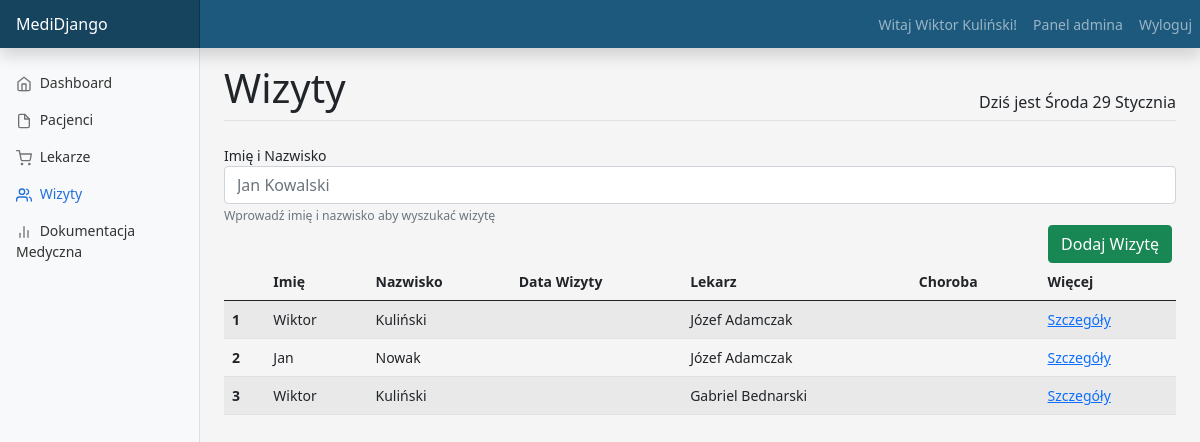
/visits (signed in), run on an earlier commit of the app's database.
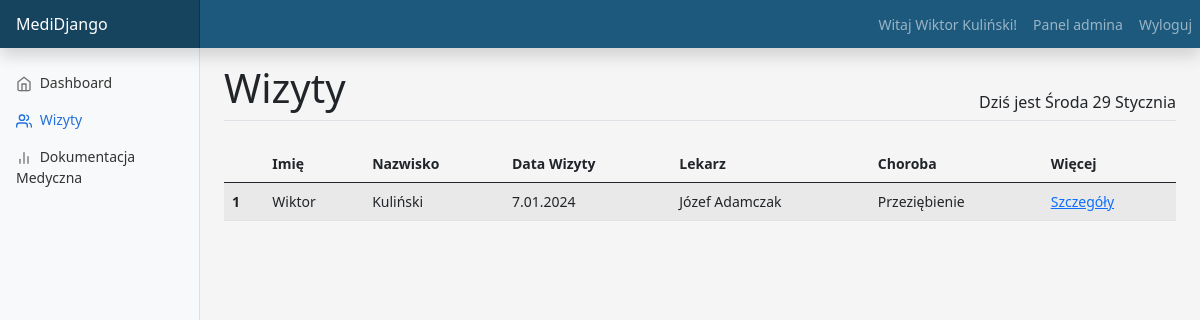
And on a later commit of the database.
### main/models.py (models this page shows, shortened)
class Patient(models.Model):
    user = models.OneToOneField(User, null=False, on_delete=models.CASCADE)
    name = models.CharField(max_length=20, default="")
    surname = models.CharField(max_length=30, default="")
    address = models.OneToOneField(Address, null=True, on_delete=models.CASCADE)
    date_of_birth = models.DateField(default='2000-01-01')
    phone_number = models.CharField(default="", null=False, max_length=9)

class Visit(models.Model):
    title = models.CharField(null=False, default="", max_length=20)
    patient = models.ForeignKey(Patient, on_delete=models.SET_NULL, null=True)
    doctor = models.ForeignKey(Doctor,on_delete=models.SET_NULL, null=True)
    disease = models.ForeignKey(Disease,on_delete=models.SET_NULL, null=True)
    medicine_dosage = models.OneToOneField(Dosage, on_delete=models.CASCADE, null=True,blank=True)
    notes = models.CharField(null=True, blank=True, max_length=300)
    date = models.DateField()

class Doctor(models.Model):
    user = models.OneToOneField(User, null=False, on_delete=models.CASCADE)
    address = models.OneToOneField(Address, null=False, on_delete=models.CASCADE, default="")
    name = models.CharField(max_length=20, null=False, default="")
    surname = models.CharField(max_length=20, null=False, default="")
    phone_number = models.CharField(default="", null=False, max_length=9)
    specialization = models.CharField(max_length=50, null=False, default="")
    def __str__(self):
        return f"{self.name} {self.surname}"

class Disease(models.Model):
    title = models.CharField(null=False, default="", max_length=20)
    symptoms = models.CharField(null=True, blank=True, max_length=50)

### visits/views.py (the view)
# urls.py: path('', include('visits.urls')),
@login_required(login_url="login")
def visits(request):
    if have_group.is_receptionist(request.user) or have_group.is_doctor(request.user):
        if 'q' in request.GET:
            q = request.GET['q']
            multiple_q = Q(Q(patient__name__icontains=q) | Q(patient__surname__icontains=q))
            data = Visit.objects.filter(multiple_q)
        else:
            data = Visit.objects.all()
        context = {'active_app': 'visits', 'data': data}
        return render(request, 'visits/visits.html', context=context)
    else:
        current_user_id = request.user.id
        patient = Patient.objects.get(user=current_user_id)
        data = Visit.objects.filter(patient=patient.id)
        context = {'active_app': 'visits', 'data': data}
        return render(request, 'visits/visits.html', context=context)

### main/templatetags/have_group.py (called while the page is built)
@register.filter(name='is_receptionist')
def is_receptionist(user):
    return user.groups.filter(name='Recepcjonista').exists()

@register.filter(name='is_doctor')
def is_doctor(user):
    return user.groups.filter(name='Lekarz').exists()

### visits/templates/visits/visits.html (shortened to what this page needs)
{% extends "main/dashboard.html" %}
{% load have_group %}
{% block content_title %}Wizyty{% endblock %}
{% block content_main %}
{% if request.user|is_receptionist or is_doctor%}
<form>
  <div class="form-group">
    <label for="q">Imię i Nazwisko</label>
    <input type="search" class="form-control" id="q" name="q" placeholder="Jan Kowalski">
    <small class="form-text text-muted">Wprowadź imię i nazwisko aby wyszukać wizytę</small>
  </div>
</form>
<div class="d-flex justify-content-end">
    <a class="btn btn-success me-1" href="{% url 'visit_add' %}" role="button">Dodaj Wizytę</a>
</div>
{% endif %}
<div class="table-responsive">
        <table class="table table-striped">
            <thead>
                <tr>
                  <th scope="col"></th>
                  <th scope="col">Imię</th>
                  <th scope="col">Nazwisko</th>
                  <th scope="col">Data Wizyty</th>
                  <th scope="col">Lekarz</th>
                  <th scope="col">Choroba</th>
                  <th scope="col">Więcej</th>
                </tr>
            </thead>
            <tbody>
              {% for visit in data %}
                <tr>
                    <th scope="row">{{ forloop.counter }}</th>
                    <td>{{ visit.patient.name }}</td>
                    <td>{{ visit.patient.surname }}</td>
                    <td>{{ visit.date|date:"j.m.Y" }}</td>
                    <td>{{ visit.doctor }}</td>
                    <td>{{ visit.disease.title }}</td>
                    <td><a href="{% url 'view_visit' visit.id %}">Szczegóły</a></td>
                </tr>
              {% endfor %}
            </tbody>
        </table>
      </div>
{% endblock %}

### main/templates/main/dashboard.html (shortened to what this page needs)
{% load static %}
{% load have_group %}
<!doctype html>
<html lang="en">
  <head>
<link href="{% static 'assets/dist/css/bootstrap.min.css' %}" rel="stylesheet">
    <link href="{% static 'css/dashboard.css' %}" rel="stylesheet">
    <link href="{% static 'css/custom.css' %}" rel="stylesheet">
  </head>
  <body>
<header class="navbar navbar-color navbar-dark sticky-top flex-md-nowrap p-0 shadow">
  <a class="navbar-brand col-md-3 col-lg-2 me-0 px-3" href="#">MediDjango</a>
  <nav class="navbar-expand-lg">
      <div class="collapse navbar-collapse" id="navbarNav">
          <ul class="navbar-nav">
              {% if user.is_authenticated %}
              <li class="nav-item"><span class="nav-link">Witaj {{ user.patient.name }} {{ user.patient.surname }}!</span></li>
              {% else %}
                  Użytkownik niezalogowany.
              {% endif %}
              {% if user.is_staff %}
                <li class="nav-item"><a class="nav-link" href="{% url 'admin:index' %}">Panel admina</a></li>
              {% endif %}
              <li class="nav-item"><a class="nav-link" href="{% url 'user_logout' %}">Wyloguj</a></li>
          </ul>
      </div>
  </nav>
</header>
<div class="container-fluid">
  <div class="row">
    <nav id="sidebarMenu" class="col-md-3 col-lg-2 d-md-block bg-light sidebar collapse">
      <div class="position-sticky pt-3">
        <ul class="nav flex-column">
          <li class="nav-item">
            <a class="nav-link {% if active_app == 'dashboard' %}active{% endif %}" aria-current="page" href="{% url 'dashboard' %}">
              <span data-feather="home"></span>
              Dashboard
            </a>
          </li>
          {% if request.user|is_receptionist %}
          <li class="nav-item">
            <a class="nav-link {% if active_app == 'patients' %}active{% endif %}" href="{% url 'patients' %}">
              <span data-feather="file"></span>
              Pacjenci
            </a>
          </li>
          <li class="nav-item">
            <a class="nav-link {% if active_app == 'doctors' %}active{% endif %}" href="{% url 'doctors' %}">
              <span data-feather="shopping-cart"></span>
              Lekarze
            </a>
          </li>
          {% endif %}
          <li class="nav-item">
            <a class="nav-link {% if active_app == 'visits' %}active{% endif %}" href="{% url 'visits' %}">
              <span data-feather="users"></span>
              Wizyty
            </a>
          </li>
          <li class="nav-item">
            <a class="nav-link {% if active_app == 'documentation' %}active{% endif %}" href="{% url 'documentation' %}">
              <span data-feather="bar-chart-2"></span>
              Dokumentacja Medyczna
            </a>
          </li>
      </div>
    </nav>
    <main class="col-md-9 ms-sm-auto col-lg-10 px-md-4">
      <div class="d-flex justify-content-between align-items-end pt-3 mb-4 border-bottom">
        <h1>{% block content_title %}Dashboard{% endblock %}</h1>
        <h6 id="clock" class="text-end">
        </h6>
      </div>
      <div>
          {% block content_main %}{% endblock %}
      </div>
    </main>
  </div>
</div>
  </body>
</html>

### static/css/dashboard.css (style rules this page uses)
body { font-size: .875rem; background-color: #f5f5f5; }
.feather { width: 16px; height: 16px; vertical-align: text-bottom; }
.sidebar { position: fixed; top: 0; bottom: 0; left: 0; z-index: 100; padding: 48px 0 0; box-shadow: inset -1px 0 0 rgba(0, 0, 0, .1); }
.sidebar .nav-link { font-weight: 500; color: #333; }
.sidebar .nav-link .feather { margin-right: 4px; color: #727272; }
.sidebar .nav-link.active { color: #2470dc; }
.sidebar .nav-link:hover .feather, .sidebar .nav-link.active .feather { color: inherit; }
.navbar-color { background-color: #1D597D; }
.navbar-brand { padding-top: .75rem; padding-bottom: .75rem; font-size: 1rem; background-color: rgba(0, 0, 0, .25); box-shadow: inset -1px 0 0 rgba(0, 0, 0, .25); }

What changed in the data, as far as the page shows it:
removed Visit: patient.name "Wiktor", patient.surname "Kuliński", doctor "Józef Adamczak"
removed Visit: patient.name "Jan", patient.surname "Nowak", doctor "Józef Adamczak"
removed Visit: patient.name "Wiktor", patient.surname "Kuliński", doctor "Gabriel Bednarski"
added Visit: patient.name "Wiktor", patient.surname "Kuliński", date "7.01.2024", doctor "Józef Adamczak", disease "Przeziębienie"
Also different on the page:
text no longer shown: "Pacjenci Lekarze Imię i Nazwisko Wprowadź imię i nazwisko aby wyszukać wizytę Dodaj Wizytę"
